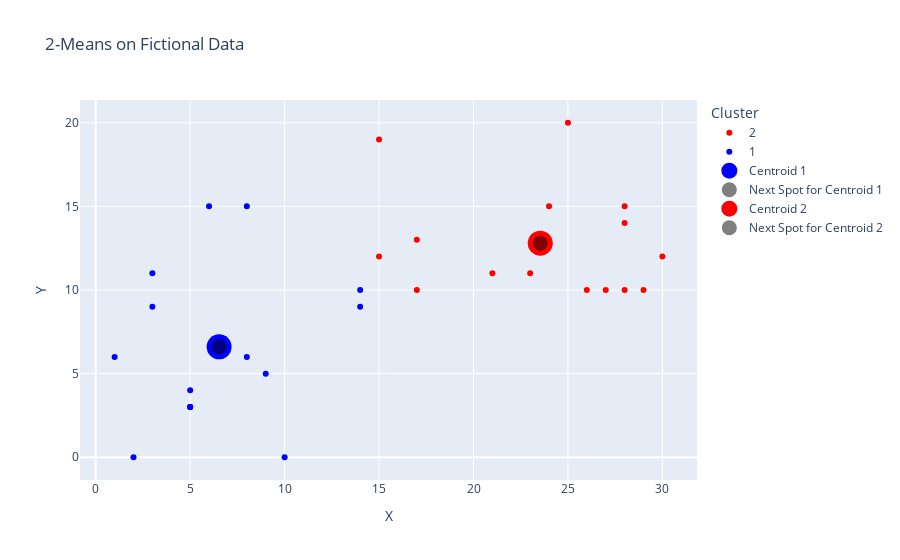

The code cell stored with this chart in its notebook:
### Code cell
data_cooked = pd.DataFrame(data_cooked)
data_cooked = data_cooked.rename(columns={0: 'X', 1: 'Y', 2:'Cluster'})
data_cooked["Cluster"] = data_cooked['Cluster'].astype(str)

color_map = {'1': 'blue', '2': 'red','3': 'green','4': 'brown','5': 'orange',}

fig_cooked = px.scatter(data_cooked, x='X', y='Y', color='Cluster', color_discrete_map=color_map, title=str(k)+"-Means on Fictional Data")
for c in centroids:
    num = str(c.cluster_number)
    color = color_map[num]
    fig_cooked.add_trace(go.Scatter(x=[c.x_old], y=[c.y_old], name="Centroid "+num, mode='markers', marker=dict(size=25, color=color)))
    fig_cooked.add_trace(go.Scatter(x=[c.x], y=[c.y], name="Next Spot for Centroid "+num, mode='markers', marker=dict(size=15, color='black', opacity=0.5)))


fig_cooked.show()

### Figure 1 — Plotly figure (JSON) as saved in the notebook; plotly's stock layout.template omitted (floating-point values rounded to 4 significant figures)
{"data": [{"hovertemplate": "Cluster=2<br>X=%{x}<br>Y=%{y}<extra></extra>", "legendgroup": "2", "marker": {"color": "red", "symbol": "circle"}, "mode": "markers", "name": "2", "orientation": "v", "showlegend": true, "type": "scatter", "x": [28, 15, 28, 17, 21, 24, 28, 30, 17, 25, 26, 23, 15, 27, 29], "xaxis": "x", "y": [15, 19, 10, 13, 11, 15, 14, 12, 10, 20, 10, 11, 12, 10, 10], "yaxis": "y"}, {"hovertemplate": "Cluster=1<br>X=%{x}<br>Y=%{y}<extra></extra>", "legendgroup": "1", "marker": {"color": "blue", "symbol": "circle"}, "mode": "markers", "name": "1", "orientation": "v", "showlegend": true, "type": "scatter", "x": [8, 3, 14, 6, 9, 3, 1, 5, 5, 14, 8, 5, 5, 10, 2], "xaxis": "x", "y": [15, 9, 9, 15, 5, 11, 6, 3, 3, 10, 6, 3, 4, 0, 0], "yaxis": "y"}, {"marker": {"color": "blue", "size": 25}, "mode": "markers", "name": "Centroid 1", "type": "scatter", "x": [6.533], "y": [6.6]}, {"marker": {"color": "black", "opacity": 0.5, "size": 15}, "mode": "markers", "name": "Next Spot for Centroid 1", "type": "scatter", "x": [6.533], "y": [6.6]}, {"marker": {"color": "red", "size": 25}, "mode": "markers", "name": "Centroid 2", "type": "scatter", "x": [23.53], "y": [12.8]}, {"marker": {"color": "black", "opacity": 0.5, "size": 15}, "mode": "markers", "name": "Next Spot for Centroid 2", "type": "scatter", "x": [23.53], "y": [12.8]}], "layout": {"legend": {"title": {"text": "Cluster"}, "tracegroupgap": 0}, "title": {"text": "2-Means on Fictional Data"}, "xaxis": {"anchor": "y", "domain": [0, 1], "title": {"text": "X"}}, "yaxis": {"anchor": "x", "domain": [0, 1], "title": {"text": "Y"}}}}
